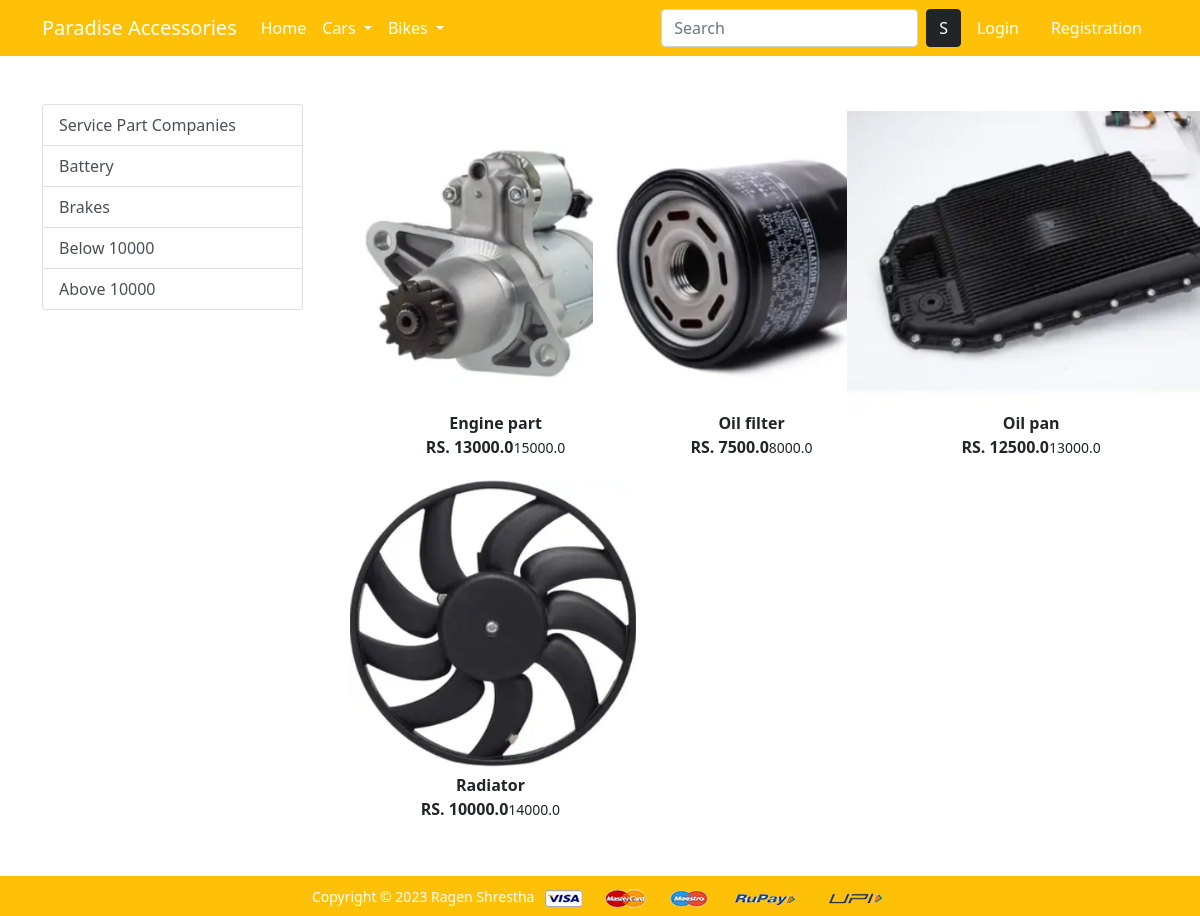
Screenshot of /cars_serviceparts/ with the database file from the repository.
### app/models.py (models this page shows, shortened)
class Product(models.Model):
    title = models.CharField(max_length=100)
    selling_price = models.FloatField()
    discounted_price = models.FloatField()
    description = models.TextField()
    brand = models.CharField(max_length=100)
    category = models.CharField(choices=CATEGORY_CHOICES, max_length=2)
    product_image = models.ImageField(upload_to='productimg')

### app/views.py (the view)
# urls.py: path('cars_serviceparts/', views.cars_serviceparts, name='cars_serviceparts'),
def cars_serviceparts(request , data=None):
    if data==None:
        cars_serviceparts = Product.objects.filter(category='CS')
    elif data =='Battery' or data=='Brakes':
        cars_serviceparts=Product.objects.filter(category='CS').filter(brand=data)
    elif data== 'below':
        cars_serviceparts=Product.objects.filter(category='CS').filter(discounted_price__lt=10000)
    elif data== 'above':
        cars_serviceparts=Product.objects.filter(category='CS').filter(discounted_price__gt=10000)
    return render(request, 'app/cars_serviceparts.html', {'cars_serviceparts':cars_serviceparts})

### app/templates/app/cars_serviceparts.html (shortened to what this page needs)
{% extends 'app/base.html' %}
{% load static %}
{% block main-content %}
<div class="container my-5">
 <div class="row">
  <div class="col-sm-3">
      <div class="list-group">
        <a href="{% url 'cars_serviceparts' %}" class="list-group-item list-group-item-action" aria-current="true">Service Part Companies</a>
        <a href="{% url 'cars_servicepartsdata' 'Battery' %}" class="list-group-item list-group-item-action" aria-current="true">Battery</a>
        <a href="{% url 'cars_servicepartsdata' 'Brakes' %}" class="list-group-item list-group-item-action" aria-current="true">Brakes</a>
        <a href="{% url 'cars_servicepartsdata' 'below' %}" class="list-group-item list-group-item-action" aria-current="true">Below 10000</a>
        <a href="{% url 'cars_servicepartsdata' 'above' %}" class="list-group-item list-group-item-action" aria-current="true">Above 10000</a>
      </div>
    </div>
    <div class="col-sm-8">
        <div class="row">
            {% for product in cars_serviceparts %}
            <div class="col-sm-4" text-center mb-4>
          <a href="{% url 'product-detail' product.id %}" class="btn">
              <div class="item">
                  <img src="{{product.product_image.url}}" alt="" height="300" class="">
                  <div class="fw-bold">{{product.title}}</div>
                  <div class="fw-bold">RS. {{product.discounted_price}}<small class="fw-light text-decoration-line-throgh">{{product.selling_price}}</small></div>
                </div>
            </a>
        </div>
      {% endfor %}
    </div>
  </div>
 </div>
</div>
{% endblock main-content %}

### rows the page displays
Product: product_image (picture), title "Engine part", discounted_price "13000.0", selling_price "15000.0"
Product: product_image (picture), title "Oil filter", discounted_price "7500.0", selling_price "8000.0"
Product: product_image (picture), title "Oil pan", discounted_price "12500.0", selling_price "13000.0"
Product: product_image (picture), title "Radiator", discounted_price "10000.0", selling_price "14000.0"
